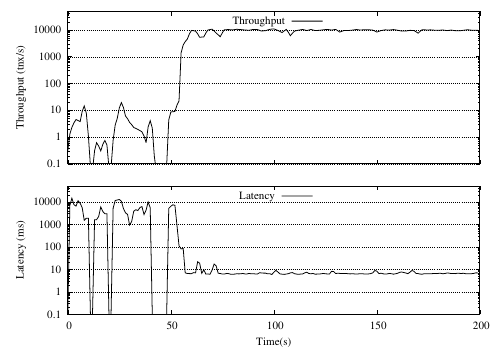

This figure's gnuplot source:
set terminal postscript eps enhanced color solid lw 1.5 "Times-Roman" 16
set output './tpcc-repartitioning.ps'

set multiplot

#set size 0.7, 1.2

set grid ytics
set style data lines

set style line 1 lt 2 dashtype "-" lc rgb "black" lw 1.5

set key top center
set xrange [0:250]
set xtics 0,50,250

set logscale y

unset xlabel
set format x ""
set size 1,0.5
set ylabel "Throughput (tnx/s)" offset 1.5
set origin 0,0.5
plot 'tpcc-repartitioning.dat' using 2 with line lt 3 lw 1.5 lc black title col

#unset logscale y
set origin 0,0
set ylabel "Latency (ms)" offset 1.5
set xlabel "Time(s)"
unset format x
plot 'tpcc-repartitioning.dat' using 3 with line lt 3 lw 1.5 lc black title col